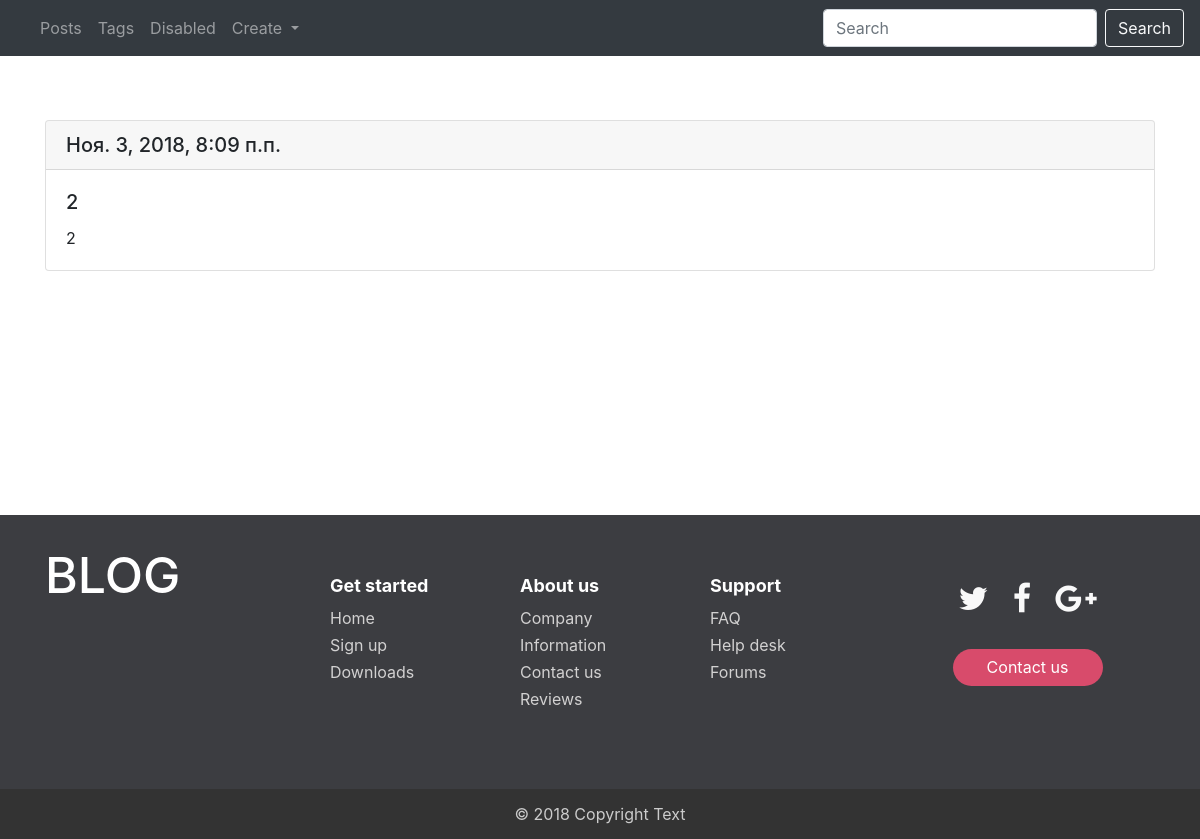
Screenshot of /blog/post/20/ with the database file from the repository.
### myblog/models.py (models this page shows, shortened)
class Post(models.Model):
    tags_to_post = models.ManyToManyField('Tag', blank=True, related_name="posts_to_tag") # blank=True- полк может быть пустым,
    title = models.CharField(max_length=150, db_index=True) # db_index=True - индексация для более быстрого поиска
    body = models.TextField(blank=True, db_index=True) # blank=True- полк может быть пустым, db_index=True - индексация для более быстрого поиска
    date_pub = models.DateTimeField(auto_now_add=True) # auto_now_add=True - текуущее время при сохранении в базу,
    class Meta:
        verbose_name = "Новость"
        verbose_name_plural = "Новости"
        ordering = ("-date_pub",)  # отсортировали так что новые вверху

### myblog/views.py (the view)
# urls.py: path('post/<pk>/', PostDetailView.as_view(), name="post_detail_url"),
class PostDetailView(DetailView):
    model = Post
    template_name = "blog/postdetail.html"

### myblog/templates/blog/postdetail.html (shortened to what this page needs)
{% extends "blog/base.html" %}
{% block y %}
    <div class="card" style="margin-bottom: 20px;">
        <h5 class="card-header">{{ post.date_pub }}</h5>
        <div class="card-body">
            <h5 class="card-title"> {{ post.title }} </h5>
            <p class="card-text"> {{ post.body }} </p>
        </div>
    </div><br>
{% endblock %}

### myblog/static/css/styles.css (style rules this page uses)
html { height: 100%; }

### rows the page displays
Post: date_pub "Ноя. 3, 2018, 8:09 п.п.", title "2", body "2"
